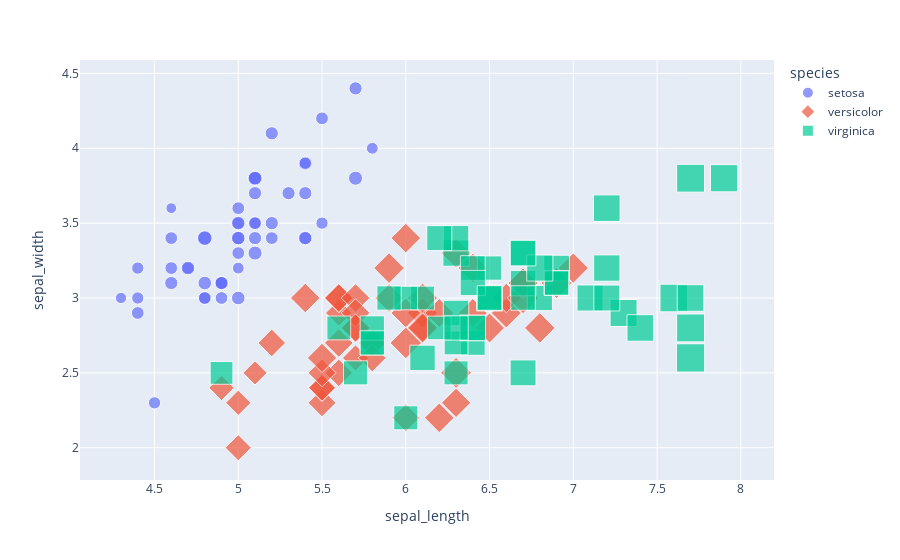

Notebook cell for this chart:
### Code cell
fig = px.scatter(df, x = 'sepal_length', y = 'sepal_width', color= 'species', symbol = 'species', size = 'petal_length')
fig.show()

### Figure 1 — Plotly figure (JSON) as saved in the notebook; plotly's stock layout.template omitted (floating-point values rounded to 4 significant figures)
{"data": [{"hovertemplate": "species=setosa<br>sepal_length=%{x}<br>sepal_width=%{y}<br>petal_length=%{marker.size}<extra></extra>", "legendgroup": "setosa", "marker": {"color": "#636efa", "size": [1.4, 1.4, 1.3, 1.5, 1.4, 1.7, 1.4, 1.5, 1.4, 1.5, 1.5, 1.6, 1.4, 1.1, 1.2, 1.5, 1.3, 1.4, 1.7, 1.5, 1.7, 1.5, 1.0, 1.7, 1.9, 1.6, 1.6, 1.5, 1.4, 1.6, 1.6, 1.5, 1.5, 1.4, 1.5, 1.2, 1.3, 1.5, 1.3, 1.5, 1.3, 1.3, 1.3, 1.6, 1.9, 1.4, 1.6, 1.4, 1.5, 1.4], "sizemode": "area", "sizeref": 0.01725, "symbol": "circle"}, "mode": "markers", "name": "setosa", "orientation": "v", "showlegend": true, "type": "scatter", "x": [5.1, 4.9, 4.7, 4.6, 5.0, 5.4, 4.6, 5.0, 4.4, 4.9, 5.4, 4.8, 4.8, 4.3, 5.8, 5.7, 5.4, 5.1, 5.7, 5.1, 5.4, 5.1, 4.6, 5.1, 4.8, 5.0, 5.0, 5.2, 5.2, 4.7, 4.8, 5.4, 5.2, 5.5, 4.9, 5.0, 5.5, 4.9, 4.4, 5.1, 5.0, 4.5, 4.4, 5.0, 5.1, 4.8, 5.1, 4.6, 5.3, 5.0], "xaxis": "x", "y": [3.5, 3.0, 3.2, 3.1, 3.6, 3.9, 3.4, 3.4, 2.9, 3.1, 3.7, 3.4, 3.0, 3.0, 4.0, 4.4, 3.9, 3.5, 3.8, 3.8, 3.4, 3.7, 3.6, 3.3, 3.4, 3.0, 3.4, 3.5, 3.4, 3.2, 3.1, 3.4, 4.1, 4.2, 3.1, 3.2, 3.5, 3.1, 3.0, 3.4, 3.5, 2.3, 3.2, 3.5, 3.8, 3.0, 3.8, 3.2, 3.7, 3.3], "yaxis": "y"}, {"hovertemplate": "species=versicolor<br>sepal_length=%{x}<br>sepal_width=%{y}<br>petal_length=%{marker.size}<extra></extra>", "legendgroup": "versicolor", "marker": {"color": "#EF553B", "size": [4.7, 4.5, 4.9, 4.0, 4.6, 4.5, 4.7, 3.3, 4.6, 3.9, 3.5, 4.2, 4.0, 4.7, 3.6, 4.4, 4.5, 4.1, 4.5, 3.9, 4.8, 4.0, 4.9, 4.7, 4.3, 4.4, 4.8, 5.0, 4.5, 3.5, 3.8, 3.7, 3.9, 5.1, 4.5, 4.5, 4.7, 4.4, 4.1, 4.0, 4.4, 4.6, 4.0, 3.3, 4.2, 4.2, 4.2, 4.3, 3.0, 4.1], "sizemode": "area", "sizeref": 0.01725, "symbol": "diamond"}, "mode": "markers", "name": "versicolor", "orientation": "v", "showlegend": true, "type": "scatter", "x": [7.0, 6.4, 6.9, 5.5, 6.5, 5.7, 6.3, 4.9, 6.6, 5.2, 5.0, 5.9, 6.0, 6.1, 5.6, 6.7, 5.6, 5.8, 6.2, 5.6, 5.9, 6.1, 6.3, 6.1, 6.4, 6.6, 6.8, 6.7, 6.0, 5.7, 5.5, 5.5, 5.8, 6.0, 5.4, 6.0, 6.7, 6.3, 5.6, 5.5, 5.5, 6.1, 5.8, 5.0, 5.6, 5.7, 5.7, 6.2, 5.1, 5.7], "xaxis": "x", "y": [3.2, 3.2, 3.1, 2.3, 2.8, 2.8, 3.3, 2.4, 2.9, 2.7, 2.0, 3.0, 2.2, 2.9, 2.9, 3.1, 3.0, 2.7, 2.2, 2.5, 3.2, 2.8, 2.5, 2.8, 2.9, 3.0, 2.8, 3.0, 2.9, 2.6, 2.4, 2.4, 2.7, 2.7, 3.0, 3.4, 3.1, 2.3, 3.0, 2.5, 2.6, 3.0, 2.6, 2.3, 2.7, 3.0, 2.9, 2.9, 2.5, 2.8], "yaxis": "y"}, {"hovertemplate": "species=virginica<br>sepal_length=%{x}<br>sepal_width=%{y}<br>petal_length=%{marker.size}<extra></extra>", "legendgroup": "virginica", "marker": {"color": "#00cc96", "size": [6.0, 5.1, 5.9, 5.6, 5.8, 6.6, 4.5, 6.3, 5.8, 6.1, 5.1, 5.3, 5.5, 5.0, 5.1, 5.3, 5.5, 6.7, 6.9, 5.0, 5.7, 4.9, 6.7, 4.9, 5.7, 6.0, 4.8, 4.9, 5.6, 5.8, 6.1, 6.4, 5.6, 5.1, 5.6, 6.1, 5.6, 5.5, 4.8, 5.4, 5.6, 5.1, 5.1, 5.9, 5.7, 5.2, 5.0, 5.2, 5.4, 5.1], "sizemode": "area", "sizeref": 0.01725, "symbol": "square"}, "mode": "markers", "name": "virginica", "orientation": "v", "showlegend": true, "type": "scatter", "x": [6.3, 5.8, 7.1, 6.3, 6.5, 7.6, 4.9, 7.3, 6.7, 7.2, 6.5, 6.4, 6.8, 5.7, 5.8, 6.4, 6.5, 7.7, 7.7, 6.0, 6.9, 5.6, 7.7, 6.3, 6.7, 7.2, 6.2, 6.1, 6.4, 7.2, 7.4, 7.9, 6.4, 6.3, 6.1, 7.7, 6.3, 6.4, 6.0, 6.9, 6.7, 6.9, 5.8, 6.8, 6.7, 6.7, 6.3, 6.5, 6.2, 5.9], "xaxis": "x", "y": [3.3, 2.7, 3.0, 2.9, 3.0, 3.0, 2.5, 2.9, 2.5, 3.6, 3.2, 2.7, 3.0, 2.5, 2.8, 3.2, 3.0, 3.8, 2.6, 2.2, 3.2, 2.8, 2.8, 2.7, 3.3, 3.2, 2.8, 3.0, 2.8, 3.0, 2.8, 3.8, 2.8, 2.8, 2.6, 3.0, 3.4, 3.1, 3.0, 3.1, 3.1, 3.1, 2.7, 3.2, 3.3, 3.0, 2.5, 3.0, 3.4, 3.0], "yaxis": "y"}], "layout": {"legend": {"itemsizing": "constant", "title": {"text": "species"}, "tracegroupgap": 0}, "margin": {"t": 60}, "xaxis": {"anchor": "y", "domain": [0, 1], "title": {"text": "sepal_length"}}, "yaxis": {"anchor": "x", "domain": [0, 1], "title": {"text": "sepal_width"}}}}
